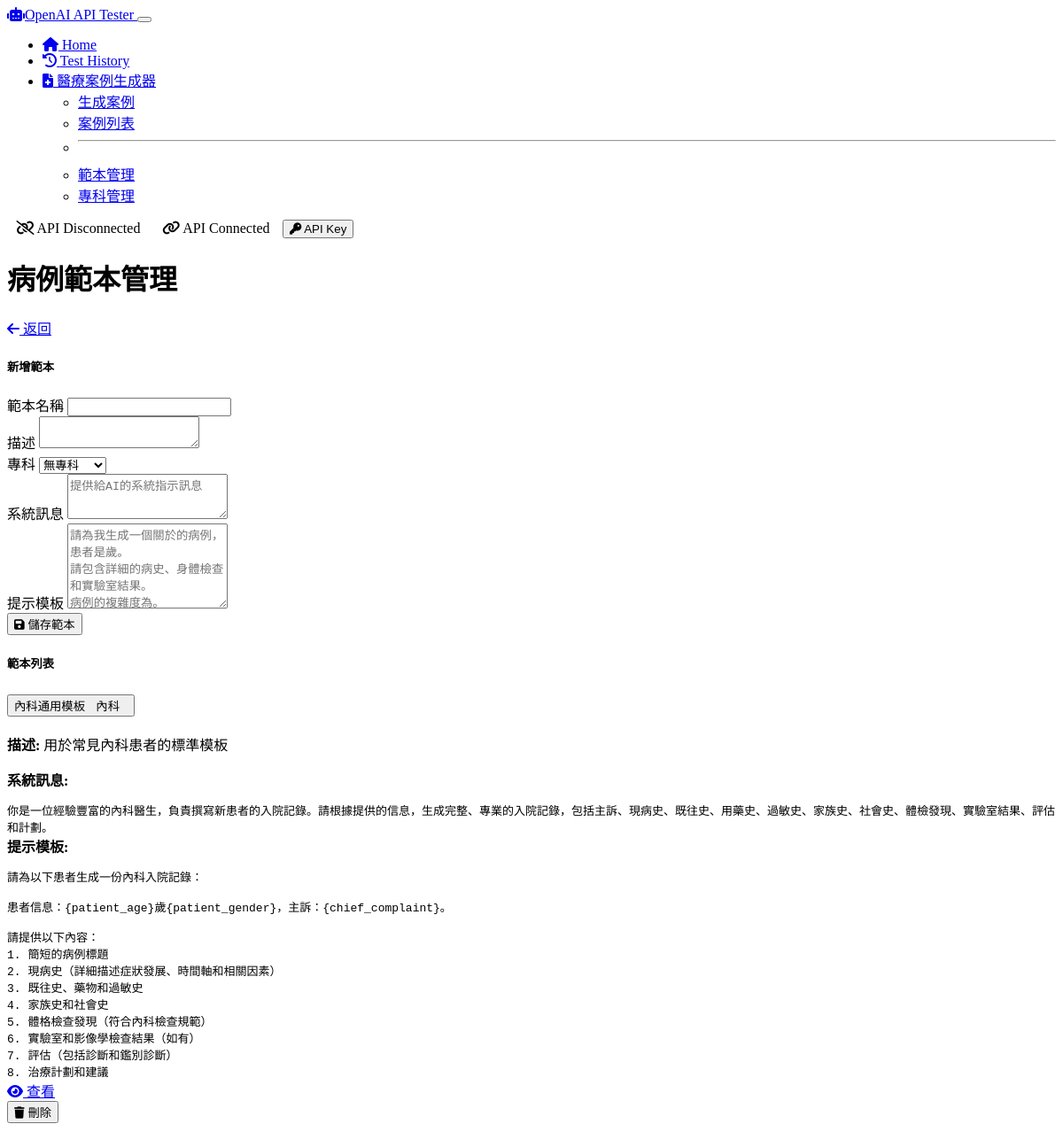
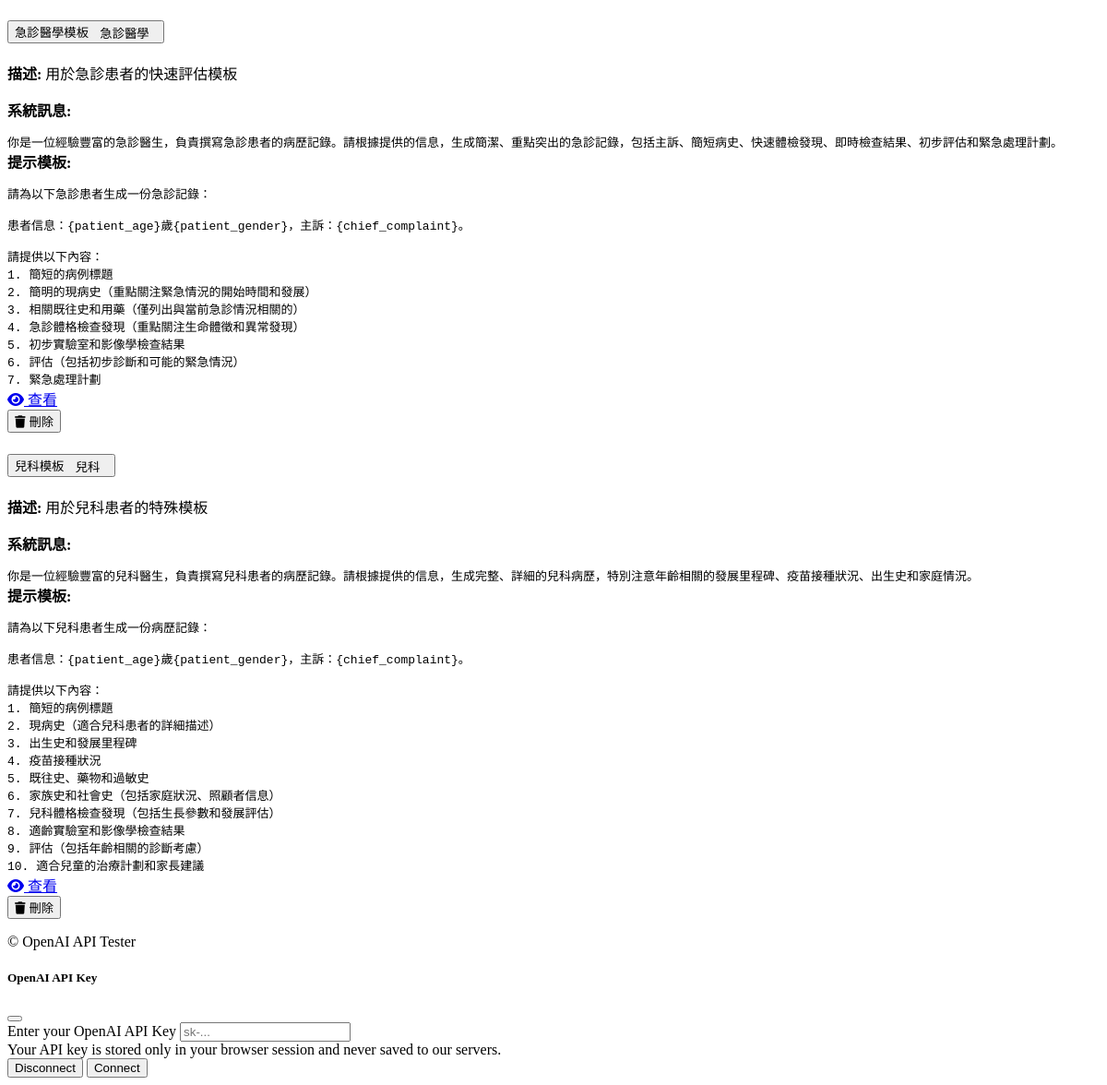
Screenshot of /medical/templates with the database file from the repository (2 pictures, top to bottom).
### models/medical_case.py (models this page shows, shortened)
class CaseTemplate(db.Model):
    id = db.Column(db.Integer, primary_key=True)
    name = db.Column(db.String(200), nullable=False)
    description = db.Column(db.Text, nullable=True)
    system_message = db.Column(db.Text, nullable=True)
    prompt_template = db.Column(db.Text, nullable=False)
    specialty_id = db.Column(db.Integer, db.ForeignKey('medical_specialty.id'), nullable=True)
    specialty = db.relationship('MedicalSpecialty')
    created_at = db.Column(db.DateTime, default=datetime.utcnow)
    updated_at = db.Column(db.DateTime, default=datetime.utcnow, onupdate=datetime.utcnow)

class MedicalSpecialty(db.Model):
    id = db.Column(db.Integer, primary_key=True)
    name = db.Column(db.String(100), nullable=False, unique=True)
    description = db.Column(db.Text, nullable=True)
    cases = db.relationship('MedicalCase', backref='specialty', lazy=True)

### routes/medical_routes.py (the view)
@app.route('/medical/templates', methods=['GET'])
def list_templates():
    templates = CaseTemplate.query.all()
    specialties = MedicalSpecialty.query.all()
    return render_template('medical/templates.html', templates=templates, specialties=specialties)

### templates/medical/templates.html (shortened to what this page needs)
{% extends 'layout.html' %}
{% block content %}
<div class="container py-4">
    <div class="mb-4 d-flex justify-content-between align-items-center">
        <h1>病例範本管理</h1>
        <a href="{{ url_for('medical_home') }}" class="btn btn-secondary">
            <i class="fas fa-arrow-left me-1"></i> 返回
        </a>
    </div>
    <div class="row">
        <div class="col-md-5">
            <div class="card shadow-sm">
                <div class="card-header">
                    <h5 class="mb-0">新增範本</h5>
                </div>
                <div class="card-body">
                    <form action="{{ url_for('add_template') }}" method="POST">
                        <div class="mb-3">
                            <label for="name" class="form-label">範本名稱</label>
                            <input type="text" class="form-control" id="name" name="name" required>
                        </div>
                        <div class="mb-3">
                            <label for="description" class="form-label">描述</label>
                            <textarea class="form-control" id="description" name="description" rows="2"></textarea>
                        </div>
                        <div class="mb-3">
                            <label for="specialty_id" class="form-label">專科</label>
                            <select class="form-select" id="specialty_id" name="specialty_id">
                                <option value="">無專科</option>
                            </select>
                        </div>
                        <div class="mb-3">
                            <label for="system_message" class="form-label">系統訊息</label>
                            <textarea class="form-control" id="system_message" name="system_message" rows="3" placeholder="提供給AI的系統指示訊息"></textarea>
                        </div>
                        <div class="mb-3">
                            <label for="prompt_template" class="form-label">提示模板</label>
                            <textarea class="form-control" id="prompt_template" name="prompt_template" rows="6" required placeholder="輸入提示模板，可以使用 {{placeholder}} 格式作為變數"></textarea>
                        </div>
                        <button type="submit" class="btn btn-primary">
                            <i class="fas fa-save me-1"></i> 儲存範本
                        </button>
                    </form>
                </div>
            </div>
        </div>
        <div class="col-md-7">
            <div class="card shadow-sm">
                <div class="card-header">
                    <h5 class="mb-0">範本列表</h5>
                </div>
                <div class="card-body">
                    {% if templates %}
                        <div class="accordion" id="templatesAccordion">
                            {% for template in templates %}
                                <div class="accordion-item">
                                    <h2 class="accordion-header" id="heading{{ template.id }}">
                                        <button class="accordion-button collapsed" type="button" data-bs-toggle="collapse" data-bs-target="#collapse{{ template.id }}" aria-expanded="false" aria-controls="collapse{{ template.id }}">
                                            <span class="me-2">{{ template.name }}</span>
                                            {% if template.specialty %}
                                                <span class="badge bg-info me-2">{{ template.specialty.name }}</span>
                                            {% endif %}
                                        </button>
                                    </h2>
                                    <div id="collapse{{ template.id }}" class="accordion-collapse collapse" aria-labelledby="heading{{ template.id }}" data-bs-parent="#templatesAccordion">
                                        <div class="accordion-body">
                                            {% if template.description %}
                                                <p><strong>描述:</strong> {{ template.description }}</p>
                                            {% endif %}
                                            {% if template.system_message %}
                                                <div class="mb-3">
                                                    <strong>系統訊息:</strong>
                                                    <pre class="bg-light p-2 rounded">{{ template.system_message }}</pre>
                                                </div>
                                            {% endif %}
                                            <div class="mb-3">
                                                <strong>提示模板:</strong>
                                                <pre class="bg-light p-2 rounded">{{ template.prompt_template }}</pre>
                                            </div>
                                            <div class="d-flex justify-content-end">
                                                <a href="{{ url_for('view_template', id=template.id) }}" class="btn btn-sm btn-outline-info me-2">
                                                    <i class="fas fa-eye me-1"></i> 查看
                                                </a>
                                                <form action="{{ url_for('delete_template', id=template.id) }}" method="POST" onsubmit="return confirm('確定要刪除這個範本嗎？此操作無法撤銷。');" class="d-inline">
                                                    <button type="submit" class="btn btn-sm btn-outline-danger">
                                                        <i class="fas fa-trash me-1"></i> 刪除
                                                    </button>
                                                </form>
                                            </div>
                                        </div>
                                    </div>
                                </div>
                            {% endfor %}
                        </div>
                    {% else %}
                        <div class="alert alert-info">
                            <i class="fas fa-info-circle me-2"></i> 尚未建立任何範本。使用左側表單新增範本。
                        </div>
                    {% endif %}
                </div>
            </div>
        </div>
    </div>
</div>
{% endblock %}

### static/css/custom.css (style rules this page uses)
pre { white-space: pre-wrap; word-wrap: break-word; margin-bottom: 0; }
.form-label { margin-bottom: 0.3rem; font-weight: 500; }
.badge { font-weight: normal; padding: 0.35em 0.65em; }

### rows the page displays
CaseTemplate: name "內科通用模板", specialty.name "內科", description "用於常見內科患者的標準模板", system_message "你是一位經驗豐富的內科醫生，負責撰寫新患者的入院記錄。請根據提供的信息，生成完整、專業的入院記錄，包括主訴、現病史、既往史、用藥史、過敏史、家族史、社會史、體檢發現、實驗室結果、評估和計劃。", prompt_template "請為以下患者生成一份內科入院記錄： 患者信息：{patient_age}歲{patient_gender}，主訴：{chief_complaint}。 請提供以下內容： 1. 簡短的病例標題 2. 現病史（詳細描述症狀發展、時間軸和相關因素） 3. 既往史、藥物和過敏史 4. 家族史和社會史 5. 體格檢查發現（符合內科檢查規範） 6. 實驗室和影像學檢查結果（如有） 7. 評估（包括診斷和鑑別診斷） 8. 治療計劃和建議"
CaseTemplate: name "急診醫學模板", specialty.name "急診醫學", description "用於急診患者的快速評估模板", system_message "你是一位經驗豐富的急診醫生，負責撰寫急診患者的病歷記錄。請根據提供的信息，生成簡潔、重點突出的急診記錄，包括主訴、簡短病史、快速體檢發現、即時檢查結果、初步評估和緊急處理計劃。", prompt_template "請為以下急診患者生成一份急診記錄： 患者信息：{patient_age}歲{patient_gender}，主訴：{chief_complaint}。 請提供以下內容： 1. 簡短的病例標題 2. 簡明的現病史（重點關注緊急情況的開始時間和發展） 3. 相關既往史和用藥（僅列出與當前急診情況相關的） 4. 急診體格檢查發現（重點關注生命體徵和異常發現） 5. 初步實驗室和影像學檢查結果 6. 評估（包括初步診斷和可能的緊急情況） 7. 緊急處理計劃"
CaseTemplate: name "兒科模板", specialty.name "兒科", description "用於兒科患者的特殊模板", system_message "你是一位經驗豐富的兒科醫生，負責撰寫兒科患者的病歷記錄。請根據提供的信息，生成完整、詳細的兒科病歷，特別注意年齡相關的發展里程碑、疫苗接種狀況、出生史和家庭情況。", prompt_template "請為以下兒科患者生成一份病歷記錄： 患者信息：{patient_age}歲{patient_gender}，主訴：{chief_complaint}。 請提供以下內容： 1. 簡短的病例標題 2. 現病史（適合兒科患者的詳細描述） 3. 出生史和發展里程碑 4. 疫苗接種狀況 5. 既往史、藥物和過敏史 6. 家族史和社會史（包括家庭狀況、照顧者信息） 7. 兒科體格檢查發現（包括生長參數和發展評估） 8. 適齡實驗室和影像學檢查結果 9. 評估（包括年齡相關的診斷考慮） 10. 適合兒童的治療計劃和家長建議"
